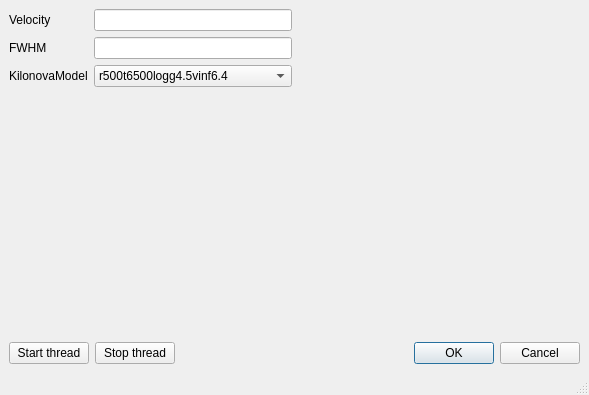
<?xml version="1.0" encoding="UTF-8"?>
<ui version="4.0">
 <class>MainWindow</class>
 <widget class="QMainWindow" name="MainWindow">
  <property name="geometry">
   <rect>
    <x>0</x>
    <y>0</y>
    <width>589</width>
    <height>395</height>
   </rect>
  </property>
  <property name="windowTitle">
   <string>MainWindow</string>
  </property>
  <widget class="QWidget" name="centralwidget">
   <layout class="QGridLayout" name="gridLayout_2">
    <item row="0" column="0">
     <layout class="QGridLayout" name="gridLayout">
      <item row="0" column="0">
       <widget class="QLabel" name="qlVelocity">
        <property name="text">
         <string>Velocity</string>
        </property>
       </widget>
      </item>
      <item row="0" column="1">
       <widget class="QLineEdit" name="qleVelocity"/>
      </item>
      <item row="1" column="0">
       <widget class="QLabel" name="qlFWHM">
        <property name="text">
         <string>FWHM</string>
        </property>
       </widget>
      </item>
      <item row="1" column="1">
       <widget class="QLineEdit" name="qleFWHM"/>
      </item>
      <item row="2" column="0">
       <widget class="QLabel" name="qlKilonovaModel">
        <property name="text">
         <string>KilonovaModel</string>
        </property>
       </widget>
      </item>
      <item row="2" column="1">
       <widget class="QComboBox" name="qcbKilonovaModel">
        <item>
         <property name="text">
          <string>r500t6500logg4.5vinf6.4</string>
         </property>
        </item>
       </widget>
      </item>
     </layout>
    </item>
    <item row="0" column="1">
     <spacer name="horizontalSpacer">
      <property name="orientation">
       <enum>Qt::Orientation::Horizontal</enum>
      </property>
      <property name="sizeHint" stdset="0">
       <size>
        <width>279</width>
        <height>20</height>
       </size>
      </property>
     </spacer>
    </item>
    <item row="1" column="0" colspan="2">
     <spacer name="verticalSpacer">
      <property name="orientation">
       <enum>Qt::Orientation::Vertical</enum>
      </property>
      <property name="sizeHint" stdset="0">
       <size>
        <width>458</width>
        <height>196</height>
       </size>
      </property>
     </spacer>
    </item>
    <item row="2" column="0" colspan="2">
     <layout class="QHBoxLayout" name="horizontalLayout">
      <item>
       <widget class="QPushButton" name="qpbuttonThreadStart">
        <property name="text">
         <string>Start thread</string>
        </property>
       </widget>
      </item>
      <item>
       <widget class="QPushButton" name="qpbuttonThreadStop">
        <property name="text">
         <string>Stop thread</string>
        </property>
       </widget>
      </item>
      <item>
       <widget class="QDialogButtonBox" name="buttonBox">
        <property name="orientation">
         <enum>Qt::Orientation::Horizontal</enum>
        </property>
        <property name="standardButtons">
         <set>QDialogButtonBox::StandardButton::Cancel|QDialogButtonBox::StandardButton::Ok</set>
        </property>
       </widget>
      </item>
     </layout>
    </item>
   </layout>
  </widget>
  <widget class="QMenuBar" name="menubar">
   <property name="geometry">
    <rect>
     <x>0</x>
     <y>0</y>
     <width>589</width>
     <height>23</height>
    </rect>
   </property>
  </widget>
  <widget class="QStatusBar" name="statusbar"/>
 </widget>
 <resources/>
 <connections/>
</ui>
